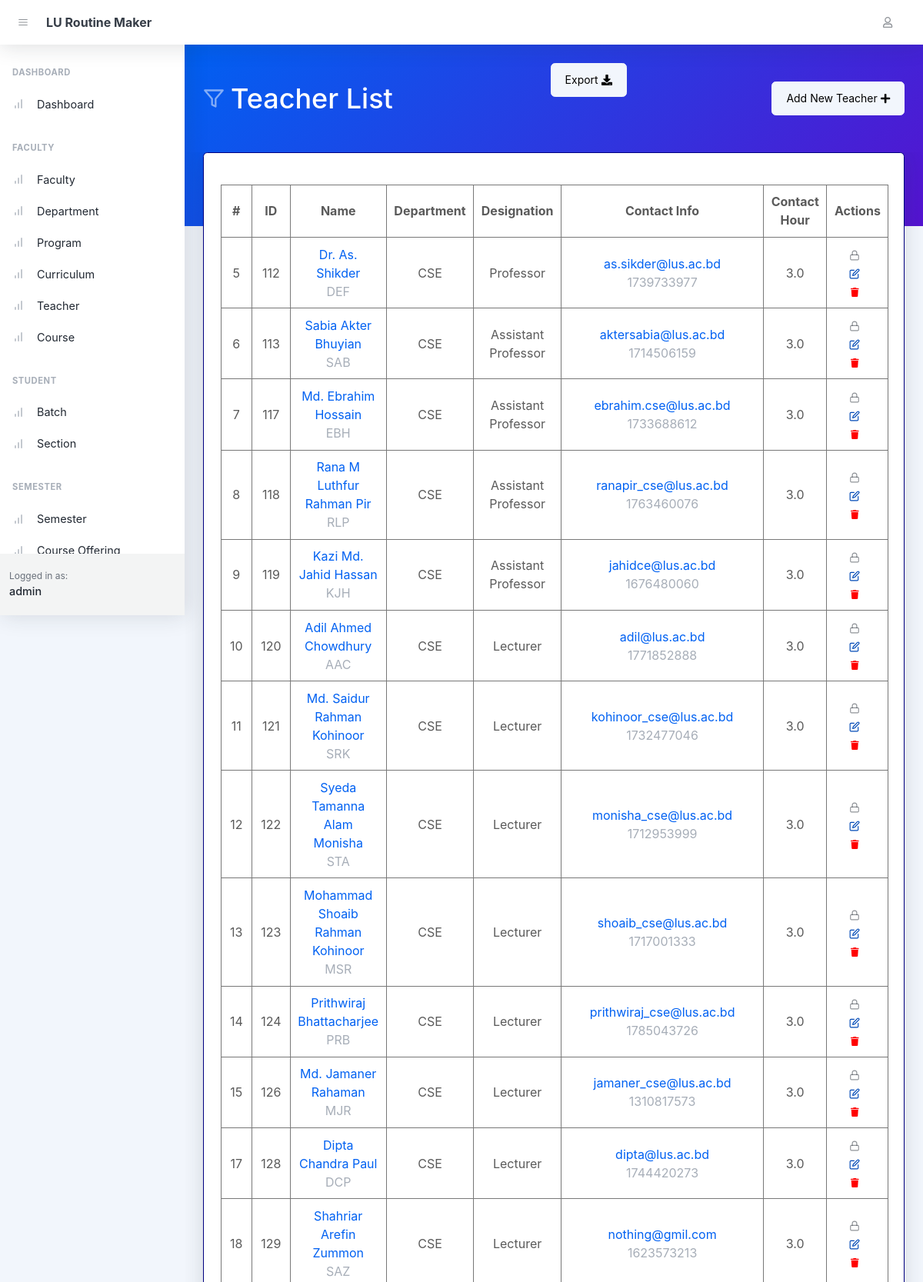
Page /teachers/ (signed in, upper part) on the committed database.
### faculty/models.py (models this page shows, shortened)
class Teacher(AbstractTimestampModel):
    class FacultyType(models.TextChoices):
        PERMANENT = 'permanent', _('Permanent')
        Other = 'other', _('other')
    teacher_id = models.CharField(verbose_name=_(
        'Teacher ID'), max_length=255, unique=True)
    first_name = models.CharField(verbose_name=_('First Name'), max_length=128)
    last_name = models.CharField(verbose_name=_('Last Name'), max_length=128)
    name_initials = models.CharField(verbose_name=_(
        'Name Initials'), max_length=32, unique=True)
    department = models.ForeignKey(
        verbose_name=_('Department'),
        to='faculty.Department',
        related_name='teachers',
        on_delete=models.CASCADE,
        null=True
    )
    designation = models.CharField(
        verbose_name=_('Designation'), max_length=255)
    type = models.CharField(
        verbose_name=_('Faculty Type'),
        choices=FacultyType.choices,
        max_length=12,
        default='permanent'
    )
    contact_number = models.CharField(
        verbose_name=_('Contact Number'), max_length=20)
    email = models.EmailField(verbose_name=_('Email'))
    contact_hour = models.FloatField(verbose_name=_('Contact Hour'))
    class Meta:
        verbose_name = _('Teacher')
        verbose_name_plural = _('Teachers')

class Department(AbstractTimestampModel):
    department_id = models.CharField(verbose_name=_(
        'Short Code'), max_length=32, unique=True)
    title = models.CharField(verbose_name=_(
        'Title'), max_length=255, unique=True)
    faculty = models.ForeignKey(
        verbose_name=_('Faculty'),
        to='faculty.Faculty',
        related_name='departments',
        on_delete=models.CASCADE,
        null=True
    )
    class Meta:
        verbose_name = _('Department')
        verbose_name_plural = _('Departments')

### faculty/views.py (the view)
# urls.py: path('teachers/', views.TeacherListView.as_view(), name='teacher_list'),
@method_decorator(login_required, name='dispatch')
class TeacherListView(ListView):
    model = Teacher
    template_name = 'teacher_list.html'
    context_object_name = 'teachers'
    def get_context_data(self, **kwargs):
        context = super().get_context_data(**kwargs)
        context['user'] = self.request.user
        return context

### faculty/templates/teacher_list.html (shortened to what this page needs)
{% extends 'base.html' %} {% block body_header %}
<header
  class="page-header page-header-dark bg-gradient-primary-to-secondary pb-10"
>
  <div class="container-xl px-4">
    <div class="page-header-content pt-4">
      <div class="d-flex justify-content-between">
        <div class="col-auto mt-4">
          <h1 class="page-header-title">
            <div class="page-header-icon"><i data-feather="filter"></i></div>
            Teacher List
          </h1>
        </div>
        <div class="ms-3">
          <a href="{% url 'faculty:gen_teacher' %}" class="btn btn-light">Export&nbsp;<i
                  class="fas fa-download"></i> </a>
        </div>
        <div class="mt-4">
          <a href="{% url 'faculty:teacher_create' %}" class="btn btn-light"
            >Add New Teacher&nbsp;<i class="fas fa-plus"></i>
          </a>
        </div>
      </div>
    </div>
  </div>
</header>
{% endblock body_header %} {% block body %}
<div class="container-xl px-4 mt-n10 routine" >
  <div class="card mb-4">
    <div class="card-body">
      <table id="datatablesSimple">
        <thead>
          <tr>
            <th>#</th>
            <th>ID</th>
            <th>Name</th>
            <th>Department</th>
            <th>Designation</th>
            <th>Contact Info</th>
            <th>Contact Hour</th>
            <th>Actions</th>
          </tr>
        </thead>
        <tbody>
          {% for teacher in teachers %}
          <tr>
            <td>{{teacher.id}}</td>
            <td>{{teacher.teacher_id}}</td>
            <td>
             <a href="{% url 'routine:teacher_routine_list' teacher.teacher_id %}"> {{ teacher.first_name }} {{teacher.last_name}}
              <p class="text-muted m-0">{{teacher.name_initials}}</p>
            </a>
            </td>
            <td>{{ teacher.department.department_id }}</td>
            <td>{{ teacher.designation }}</td>
            <td>
             <a href="mailto:{{ teacher.email }}">{{ teacher.email }}</a>
              <p class="text-muted m-0">{{teacher.contact_number}}</p>
            </td>
            <td>{{ teacher.contact_hour }}</td>
            <td class="text-center">
              <button
                class="btn btn-datatable btn-icon btn-transparent-dark me-2"
                onclick="genResetLink({{teacher.id}})"
                data-bs-toggle="modal"
                data-bs-target="#exampleModal"
              >
                <i data-feather="lock"></i>
              </button>
              <a
                href="{% url 'faculty:teacher_update' %}?id={{teacher.id}}"
                class="btn btn-datatable btn-icon btn-transparent-dark me-2"
                ><i data-feather="edit" class="edit"></i
              ></a>
            <a href="{% url 'faculty:teacher_delete' teacher.id %}"
                                   class="btn btn-datatable btn-icon btn-transparent-dark me-2">
                                   <i class="fa fa-trash delete" aria-hidden="true"></i>
                                </a>
            </td>
          </tr>
          {% endfor %}
        </tbody>
      </table>
    </div>
  </div>
</div>
{% endblock %}

### rows in the picture
Teacher: id "5", teacher_id "112", first_name "Dr.", last_name "As. Shikder", name_initials "DEF", department.department_id "CSE", designation "Professor", email "as.sikder@lus.ac.bd", contact_number "1739733977", contact_hour "3.0"
Teacher: id "6", teacher_id "113", first_name "Sabia", last_name "Akter Bhuyian", name_initials "SAB", department.department_id "CSE", designation "Assistant Professor", email "aktersabia@lus.ac.bd", contact_number "1714506159", contact_hour "3.0"
Teacher: id "7", teacher_id "117", first_name "Md. Ebrahim", last_name "Hossain", name_initials "EBH", department.department_id "CSE", designation "Assistant Professor", email "ebrahim.cse@lus.ac.bd", contact_number "1733688612", contact_hour "3.0"
Teacher: id "8", teacher_id "118", first_name "Rana M", last_name "Luthfur Rahman Pir", name_initials "RLP", department.department_id "CSE", designation "Assistant Professor", email "ranapir_cse@lus.ac.bd", contact_number "1763460076", contact_hour "3.0"
Teacher: id "9", teacher_id "119", first_name "Kazi Md.", last_name "Jahid Hassan", name_initials "KJH", department.department_id "CSE", designation "Assistant Professor", email "jahidce@lus.ac.bd", contact_number "1676480060", contact_hour "3.0"
Teacher: id "10", teacher_id "120", first_name "Adil Ahmed", last_name "Chowdhury", name_initials "AAC", department.department_id "CSE", designation "Lecturer", email "adil@lus.ac.bd", contact_number "1771852888", contact_hour "3.0"
Teacher: id "11", teacher_id "121", first_name "Md. Saidur", last_name "Rahman Kohinoor", name_initials "SRK", department.department_id "CSE", designation "Lecturer", email "kohinoor_cse@lus.ac.bd", contact_number "1732477046", contact_hour "3.0"
Teacher: id "12", teacher_id "122", first_name "Syeda Tamanna", last_name "Alam Monisha", name_initials "STA", department.department_id "CSE", designation "Lecturer", email "monisha_cse@lus.ac.bd", contact_number "1712953999", contact_hour "3.0"
Teacher: id "13", teacher_id "123", first_name "Mohammad Shoaib", last_name "Rahman Kohinoor", name_initials "MSR", department.department_id "CSE", designation "Lecturer", email "shoaib_cse@lus.ac.bd", contact_number "1717001333", contact_hour "3.0"
Teacher: id "14", teacher_id "124", first_name "Prithwiraj", last_name "Bhattacharjee", name_initials "PRB", department.department_id "CSE", designation "Lecturer", email "prithwiraj_cse@lus.ac.bd", contact_number "1785043726", contact_hour "3.0"
Teacher: id "15", teacher_id "126", first_name "Md. Jamaner", last_name "Rahaman", name_initials "MJR", department.department_id "CSE", designation "Lecturer", email "jamaner_cse@lus.ac.bd", contact_number "1310817573", contact_hour "3.0"
Teacher: id "17", teacher_id "128", first_name "Dipta Chandra", last_name "Paul", name_initials "DCP", department.department_id "CSE", designation "Lecturer", email "dipta@lus.ac.bd", contact_number "1744420273", contact_hour "3.0"
Teacher: id "18", teacher_id "129", first_name "Shahriar Arefin", last_name "Zummon", name_initials "SAZ", department.department_id "CSE", designation "Lecturer", email "nothing@gmil.com", contact_number "1623573213", contact_hour "3.0"
